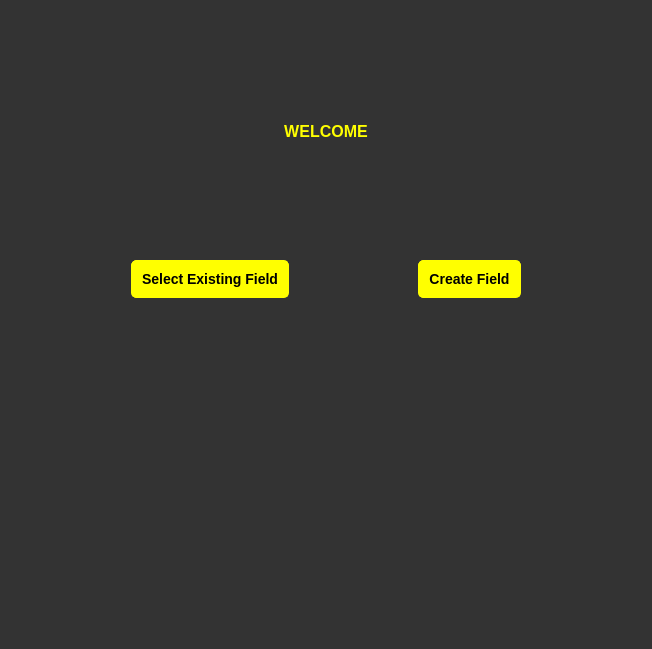
<?xml version="1.0" encoding="UTF-8"?>
<ui version="4.0">
 <class>MainWindow</class>
 <widget class="QMainWindow" name="MainWindow">
  <property name="geometry">
   <rect>
    <x>0</x>
    <y>0</y>
    <width>652</width>
    <height>649</height>
   </rect>
  </property>
  <property name="minimumSize">
   <size>
    <width>100</width>
    <height>100</height>
   </size>
  </property>
  <property name="windowTitle">
   <string>MainWindow</string>
  </property>
  <property name="styleSheet">
   <string notr="true">/* Main Window Background */
QWidget {
    background-color: #333333; /* Dark grey background */
    color: yellow; /* Yellow text */
    font-family: Arial, sans-serif; /* Font style */
    font-size: 14px; /* Font size */
}

/* Labels */
QLabel {
    color: yellow; /* Yellow text */
    font-size: 16px; /* Larger font size for labels */
    font-weight: bold; /* Bold text */
}

/* Buttons */
QPushButton {
    background-color: yellow; /* Yellow background */
    color: black; /* Black text */
    border: 1px solid yellow; /* Yellow border */
    border-radius: 5px; /* Rounded corners */
    padding: 10px; /* Padding inside the button */
    font-size: 14px; /* Font size */
    font-weight: bold; /* Bold text */
}

/* Button Hover Effect */
QPushButton:hover {
    background-color: #cccc00; /* Darker yellow on hover */
    border: 1px solid #cccc00; /* Darker yellow border on hover */
}

/* Button Pressed Effect */
QPushButton:pressed {
    background-color: #999900; /* Even darker yellow when pressed */
    border: 1px solid #999900; /* Even darker yellow border when pressed */
}</string>
  </property>
  <widget class="QWidget" name="centralwidget">
   <layout class="QVBoxLayout" name="verticalLayout">
    <item>
     <spacer name="verticalSpacer_2">
      <property name="orientation">
       <enum>Qt::Vertical</enum>
      </property>
      <property name="sizeHint" stdset="0">
       <size>
        <width>20</width>
        <height>40</height>
       </size>
      </property>
     </spacer>
    </item>
    <item>
     <layout class="QHBoxLayout" name="horizontalLayout_6">
      <item>
       <spacer name="horizontalSpacer_2">
        <property name="orientation">
         <enum>Qt::Horizontal</enum>
        </property>
        <property name="sizeHint" stdset="0">
         <size>
          <width>40</width>
          <height>20</height>
         </size>
        </property>
       </spacer>
      </item>
      <item>
       <widget class="QLabel" name="label_3">
        <property name="minimumSize">
         <size>
          <width>100</width>
          <height>30</height>
         </size>
        </property>
        <property name="maximumSize">
         <size>
          <width>200</width>
          <height>50</height>
         </size>
        </property>
        <property name="text">
         <string>WELCOME</string>
        </property>
        <property name="alignment">
         <set>Qt::AlignCenter</set>
        </property>
       </widget>
      </item>
      <item>
       <spacer name="horizontalSpacer">
        <property name="orientation">
         <enum>Qt::Horizontal</enum>
        </property>
        <property name="sizeHint" stdset="0">
         <size>
          <width>40</width>
          <height>20</height>
         </size>
        </property>
       </spacer>
      </item>
     </layout>
    </item>
    <item>
     <spacer name="verticalSpacer_3">
      <property name="orientation">
       <enum>Qt::Vertical</enum>
      </property>
      <property name="sizeHint" stdset="0">
       <size>
        <width>20</width>
        <height>40</height>
       </size>
      </property>
     </spacer>
    </item>
    <item>
     <layout class="QHBoxLayout" name="horizontalLayout_5">
      <item>
       <spacer name="horizontalSpacer_3">
        <property name="orientation">
         <enum>Qt::Horizontal</enum>
        </property>
        <property name="sizeHint" stdset="0">
         <size>
          <width>40</width>
          <height>20</height>
         </size>
        </property>
       </spacer>
      </item>
      <item>
       <widget class="QPushButton" name="select_field_button">
        <property name="minimumSize">
         <size>
          <width>100</width>
          <height>30</height>
         </size>
        </property>
        <property name="text">
         <string>Select Existing Field</string>
        </property>
       </widget>
      </item>
      <item>
       <spacer name="horizontalSpacer_4">
        <property name="orientation">
         <enum>Qt::Horizontal</enum>
        </property>
        <property name="sizeHint" stdset="0">
         <size>
          <width>40</width>
          <height>20</height>
         </size>
        </property>
       </spacer>
      </item>
      <item>
       <widget class="QPushButton" name="create_field_button">
        <property name="text">
         <string>Create Field</string>
        </property>
       </widget>
      </item>
      <item>
       <spacer name="horizontalSpacer_5">
        <property name="orientation">
         <enum>Qt::Horizontal</enum>
        </property>
        <property name="sizeHint" stdset="0">
         <size>
          <width>40</width>
          <height>20</height>
         </size>
        </property>
       </spacer>
      </item>
     </layout>
    </item>
    <item>
     <spacer name="verticalSpacer">
      <property name="orientation">
       <enum>Qt::Vertical</enum>
      </property>
      <property name="sizeHint" stdset="0">
       <size>
        <width>20</width>
        <height>40</height>
       </size>
      </property>
     </spacer>
    </item>
    <item>
     <layout class="QHBoxLayout" name="horizontalLayout_8">
      <property name="leftMargin">
       <number>1</number>
      </property>
      <property name="rightMargin">
       <number>1</number>
      </property>
      <item>
       <spacer name="horizontalSpacer_6">
        <property name="orientation">
         <enum>Qt::Horizontal</enum>
        </property>
        <property name="sizeHint" stdset="0">
         <size>
          <width>40</width>
          <height>20</height>
         </size>
        </property>
       </spacer>
      </item>
      <item>
       <widget class="QLabel" name="image_label">
        <property name="minimumSize">
         <size>
          <width>100</width>
          <height>100</height>
         </size>
        </property>
        <property name="text">
         <string/>
        </property>
        <property name="pixmap">
         <pixmap>../resources/kiwi.png</pixmap>
        </property>
       </widget>
      </item>
      <item>
       <spacer name="horizontalSpacer_7">
        <property name="orientation">
         <enum>Qt::Horizontal</enum>
        </property>
        <property name="sizeHint" stdset="0">
         <size>
          <width>40</width>
          <height>20</height>
         </size>
        </property>
       </spacer>
      </item>
     </layout>
    </item>
    <item>
     <spacer name="verticalSpacer_4">
      <property name="orientation">
       <enum>Qt::Vertical</enum>
      </property>
      <property name="sizeHint" stdset="0">
       <size>
        <width>20</width>
        <height>40</height>
       </size>
      </property>
     </spacer>
    </item>
   </layout>
  </widget>
  <widget class="QMenuBar" name="menubar">
   <property name="geometry">
    <rect>
     <x>0</x>
     <y>0</y>
     <width>652</width>
     <height>22</height>
    </rect>
   </property>
  </widget>
  <widget class="QStatusBar" name="statusbar"/>
 </widget>
 <resources/>
 <connections/>
</ui>
